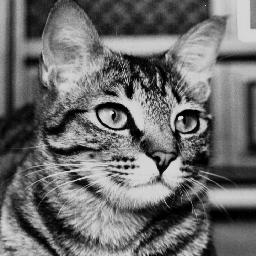
#> input picture Fourier Transform/example.jpg, 256 x 256 px
$ jupyter execute FourierAnalysis.ipynb   (Python 2 division)
#> lines starting #> are read from the running program, lines starting #| are printed output that depends on the picture
# Fourier Analysis Lab
All  of  the  programming  assignments  are  to  be  done  in  Python  using  additional  libraries  specified  in  the  assignments.  There  are many  libraries  available,  some  of  which  we  will  be  using,  and  you  are  welcome  to  use  them  with  one  exception:  if  the  library  or  a  function  within  it  performs  the  specific  function  you  are  asked  to  code,  you  may  not  use  that  other  than  perhaps  as  a  reference  to  compare  against. All  of  the  code  you  submit  must  be  your  own. You are welcome to turn in a completed jupyter notebook.

## The Basics

We have discussed the Fourier Transform in great detail in class. In this lab, we will implement many of the practical applications of the Fourier Transform. In order to do this, we need to know how the Fourier Transform is implemented in the Numpy library.

The following code can be used to perform the Fourier Transform and Inverse Fourier Transform.

[cell 1]
import numpy as np
import matplotlib.pyplot as plt

#Initialize Data
data = np.zeros(300)
data[125:175] = 1
plt.plot(data);plt.title("Spatial Function");plt.show()

#Peform Fourier Transform
fourier = np.fft.fft(data)
#Plot the complex magnitude of the fourier transform
plt.plot(np.absolute(fourier));plt.title("Frequency Function");plt.show()

#Perform Inverse Fourier Transform
original = np.fft.ifft(fourier)
original = np.real(original)
plt.plot(original);plt.title("Back to Spatial");plt.show()

This is a very simple way to access and manipulate the fourier transform. Note that the frequency function defaults to the non centralized version for calculation. For visualization, you may choose to plot a centralized frequency function.

[cell 2]
#Centralize the plot
N = len(fourier)
xvals = range(int(-N/2+1),int(N/2+1))

#Take the second half of the data, reverse and append it to the front
result = np.fft.fftshift(fourier)

plt.plot(xvals,np.absolute(result));plt.title("Centralized Fourier");plt.show()

You can also easily perform the fourier transform on a two dimensional set of data as well. This will be very helpful for doing transforms on our images.

[cell 3]
#Initialize Data
data2 = np.zeros((300,300))
data2[140:160,130:170] = 1
plt.imshow(data2,cmap="gray",interpolation="none");plt.title("Spatial Function");plt.show()

#Peform Fourier Transform
fourier2 = np.fft.fft2(data2)
#Plot the complex magnitude of the fourier transform
plt.imshow(np.absolute(fourier2),cmap="gray",interpolation="none");plt.title("Frequency Function");plt.show()
#> after `plt.imshow(np.absolute(fourier2), cmap='gray', interpolation='none')`:
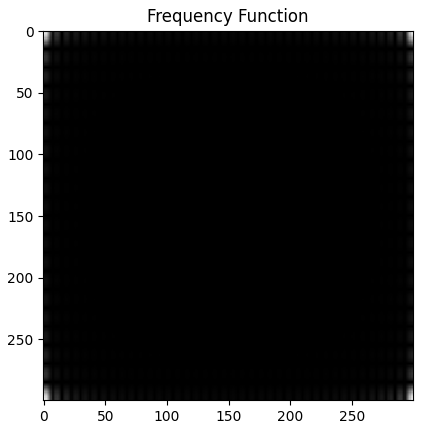
#> figure drawn by matplotlib, 1 panel

#Perform Inverse Fourier Transform
original2 = np.fft.ifft2(fourier2)
original2 = np.absolute(original2)
plt.imshow(original2,cmap="gray",interpolation="none");plt.title("Back to Spatial");plt.show()

Again, you may also choose to centralize the fourier transform in 2D.

[cell 4]
#Centralize the plot
M,N = np.shape(fourier2)
xvals = range(int(-N/2+1),int(N/2+1))
yvals = range(int(-M/2+1),int(M/2+1))

result2 = np.fft.fftshift(fourier2)

plt.imshow(np.absolute(result2),cmap="gray",interpolation="none",extent=[xvals[0],xvals[-1],yvals[0],yvals[-1]])
plt.title("Centralized Fourier");plt.show()
#> after `plt.title('Centralized Fourier')`:
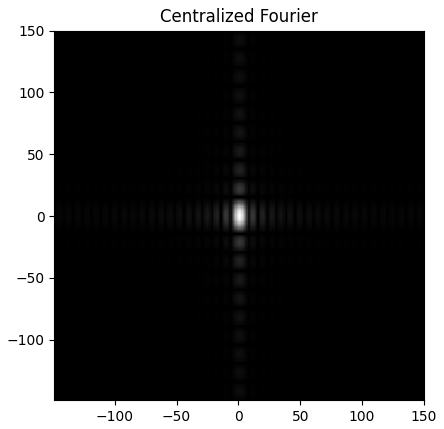
#> figure drawn by matplotlib, 1 panel

It will also be useful to be able to filter frequencies in the frequency domain. To help you with the basic structure of filtering programs, an example of the filtering pipeline is shown below.

[cell 5]
# Setup Signal
data = np.zeros(300)
data[125:175] = 1

f = data

# Forward FFT
# Do the forward FFT
F = np.fft.fft(f)

# Now create your transfer function H in the frequncy domain
H = np.zeros( F.shape, dtype=np.float32 )
#mu shift it over is 0 for this case.  Sig is the size of the bell.


#H = <<< Fill in your filter here >>>

#If your filter doesn't start at zero, shift if appropriately
H = np.fft.fftshift(H)


# Do frequency space filtering here...
G = np.zeros( F.shape, dtype='complex' )
G = F * H # for example given a transfer function H

# Inverse FFT
# Convert back to spatial domain
g = np.fft.ifft( G )

#Take only the real values
g = np.real(g)

Now that you have the basics down, you can start manipulating the data in useful ways.

To get full credit for this lab. Complete each of the tasks below.

## Task 1: 1-D Filtering

Design a 1-D low-pass filter to smooth a signal. For this task, filter the data from Signal.txt using a low pass filter of your design. It may be helpful to reference the example script shown above.

[cell 6]
import matplotlib.pyplot as plt

data = np.loadtxt("Signal.txt")
def gaussian(x, mu, sig): # x
    return np.exp(-np.power(x - mu, 2.) / (2 * np.power(sig, 2.)))

plt.plot(data);plt.title("Original Data");plt.show()
F = np.fft.fft(data)
H = np.zeros( F.shape, dtype=np.float32 )
H=gaussian(np.linspace(-1, 1, F.shape[0]), 0, 0.05)
plt.plot(H);plt.title("Original Guassian");plt.show()
#> after `plt.plot(H)`:
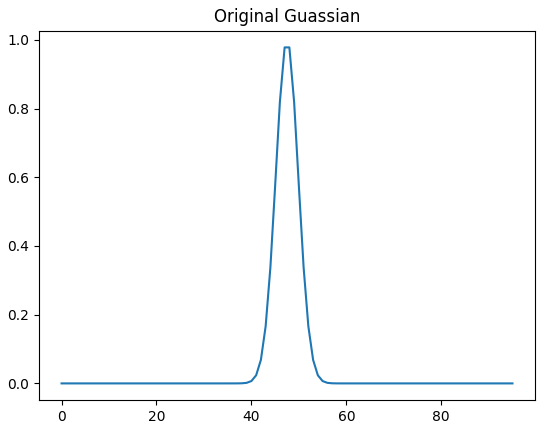
#> figure drawn by matplotlib, 1 panel; curve peaks at x = 47, y = 0.978
H = np.fft.fftshift(H)
plt.plot(H);plt.title("Shifted Guassian");plt.show()
#> after `plt.plot(H)`:
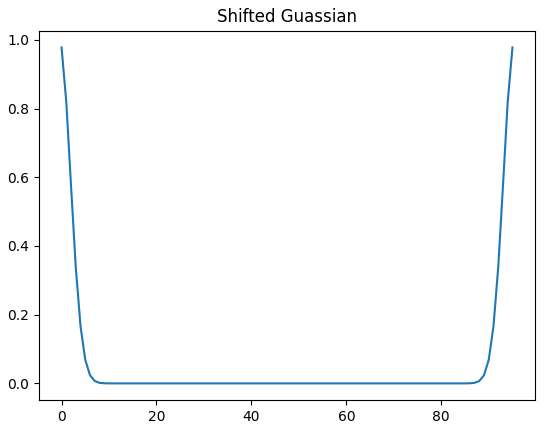
#> figure drawn by matplotlib, 1 panel; curve peaks at x = 0, y = 0.978

G = np.zeros( F.shape, dtype='complex' )
G = F * H
g = np.fft.ifft( G )

#Take only the real values
g = np.real(g)

plt.plot(np.absolute(g));plt.title("Changed Data");plt.show()
#> after `plt.plot(np.absolute(g))`:
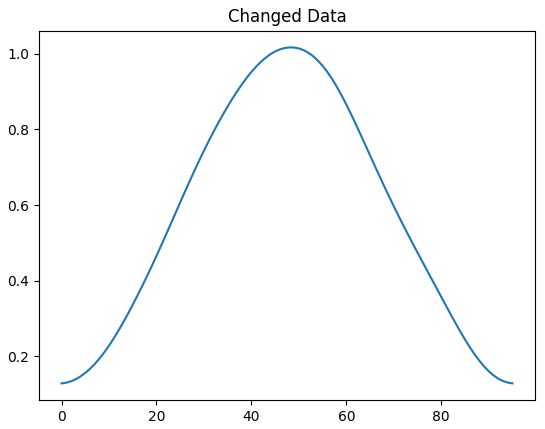
#> figure drawn by matplotlib, 1 panel; curve peaks at x = 48, y = 1.02

The following code defining a 1D Gaussian may be helfpul:

## Task 2: Filtering Sound

You are given a noisy sound file called **NoisyAudio.wav**. Using a filter similar to the one you made in Task 1, remove as much noise as possible from the audio clip. You will not be able to remove all the noise (just like with real data), so pick parameters of the filter that you feel work best. You may also scale your result to make the final audio a little bit louder (*But beware of clipping!!!*).

(Reminder: If sounddevice doesn't import, simply call *pip install sounddevice*)

[cell 7]
# so my computer wouldn't recognize sounddevice for some reason in jupyter but it would recognize it
#in the terminal so I just used my termianl to run this so it "should" work in here. I will submit the
#audio file as evidence. Just comment this out if it doesn't work.
import numpy as np
import time
from scipy.io import wavfile
#import sounddevice as sd
def gaussian(x, mu, sig): # x
    return np.exp(-np.power(x - mu, 2.) / (2 * np.power(sig, 2.)))

'''
#Import data and convert to Mono channel audio
fs, data = wavfile.read("NoisyAudio.wav")
data = data[:,0]
F = np.fft.fft(data)
H = np.zeros( F.shape, dtype=np.float32 )
H=gaussian(np.linspace(-1, 1, F.shape[0]), 0, 0.15)
H = np.fft.fftshift(H)
G = np.zeros( F.shape, dtype='complex' )
G = F * H
g = np.fft.ifft( G )
g = np.real(g)
np.absolute(g)
print "my originial data ", data
print "my cleaned data", g
#Play the audio
sd.play(g, fs)


#Use this during testing so you don't have to
#listen to the full sound file
time.sleep(7)
sd.stop()
#wavfile.write("output.wav", fs, g)
'''

## Task 3: 2D Blurring and Sharpening

In previous labs, we have performed blurring and sharpening of 2D images. We did this by using specific kernels with this image. These processes can also be done more continuously using a filters in the frequency domain.

For a 2D image, a blurring effect can be implemented by applying a low-pass filter to the image in the frequency domain. In similar fashion, a sharpening effect can be implemented by applying a high-boost filter to the image in the frequency domain.

**Implement a blurring and sharpening effect using the frequency domain on the example grayscale image.**

Again, to help you with the basic structure of filtering programs, reference the example script in **The Basics** section, but use the 2D numpy functions.

Lastly, make sure to clip out negative values from your result image.

[cell 8]
from scipy.ndimage import imread

filename = "example.jpg"
im = imread(filename, mode ="L")
#> im is the input picture: shape (256, 256); min 0, max 240, mean 108.4
plt.imshow(im, cmap='gray', interpolation='none')
plt.show()

F = np.fft.fft2(im)
H = np.zeros( F.shape, dtype=np.float32 )
H2=np.zeros( F.shape, dtype=np.float32 )
X,Y=np.meshgrid(np.linspace(-10,10,256),np.linspace(-10,10,256));
mu,sigma=0,1;
H=np.exp(-((X-mu)**2+(Y-mu)**2)/(2.0*sigma*2))
H2=np.exp(-((X-mu)**2+(Y-mu)**2)/(2.0*0.01*2))
H = np.fft.fftshift(H)
H2= 1-np.fft.fftshift(H2)

G2= np.zeros( F.shape, dtype='complex' )
G2 = F * H2
G = np.zeros( F.shape, dtype='complex' )
G = F * H
g = np.fft.ifft2( G )
g2=np.fft.ifft2( G2 )
#Take only the real values
g = np.real(g)
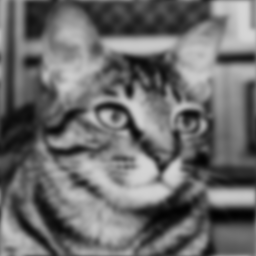
#> g: shape (256, 256) float64; min 2.24, max 213.7, mean 108.4
g2=np.real(g2)
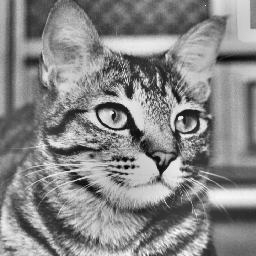
#> g2: shape (256, 256) float64; min -133.8, max 134, mean 8; drawn with min black and max white
plt.imshow(g, cmap='gray', interpolation='none')
plt.show()
g2=g2.clip(0, 256)
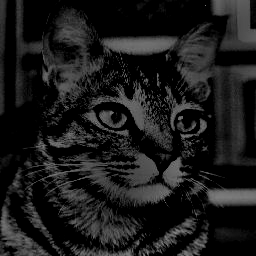
#> g2: shape (256, 256) float64; min 0, max 134, mean 27.1
#print g2
plt.imshow(g2,cmap='gray', interpolation='none' )
plt.show()

The following code for making a 2D Gaussian may be helpful.

[cell 9]
X,Y=np.meshgrid(np.linspace(-10,10,100),np.linspace(-10,10,100));
mu,sigma=0,1;
G=np.exp(-((X-mu)**2+(Y-mu)**2)/(2.0*sigma**2))

plt.imshow(G, cmap='gray', interpolation='none', extent = (-10, 10, 10, -10))
plt.show()
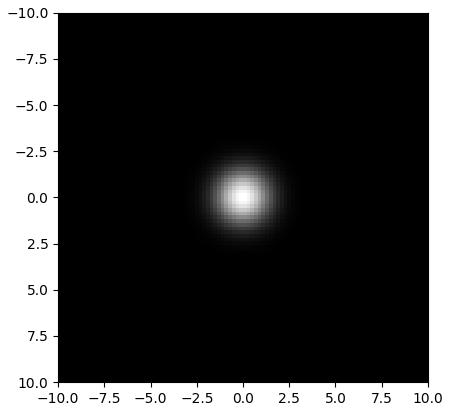
#> figure drawn by matplotlib, 1 panel

## Task 4: Interference Pattern

The image **interfere.png** has an interference pattern of unknown spatial frequency, orientation and magnitude (it is, however, a single frequency).

**Option 1** (for 60% credit): Put the image into the frequency domain and manually determine which frequency is causing the interference. Eliminate that frequency noise and then place the image back into the spatial domain to get a smooth image.

Hints:
- The frequency you’re looking for isn’t necessarily the one with the greatest magnitude, it’s the one that is most “out of place”.
- To spot the "out of place frequency", you will want to zero out the mean value of the function (the frequency at (0,0) ), which is much larger than any other value in the frequency domain. Once you zero that out, it should be clear to see where the outlier frequency is located (Use *%matplotlib notebook* and zoom in to get the pixel value).
- Don’t just zero the frequency – having that frequency missing can be just as bad as having too much of it.  Try to estimate a reasonable magnitude using similar frequencies.
- Remember that you’ll have to eliminate both that frequency and its inverse frequency.

**Option 2** (for 100% credit): Write a program that automatically finds and eliminates the noisy frequency. This can be done by writing a convolution kernel that specifically looks for anamolies in the data. The setup of the code might look something like this:

1. Place the image into the frequency domain.
2. Write a special 3x3 kernel that makes any frequency that is much higher than it's neighbors positive and everything else negative (What would that look like?).
3. Use your general convolution code from the image processing lab to convolve over the absolute values of the frequency domain.
4. For every positive value in the result, make the corresponding frequency equal to the average or median of the neighboring frequencies.
5. Place the image back into the spatial domain.

Make sure that you do this automatically. Your program should work for any single-frequency interference in this fashion.

[cell 10]
from scipy.ndimage import imread
from scipy import ndimage
import cv2
def specialConvolution(image,image2,kernel):

    (rows,cols) = image.shape

    result = np.copy(image)
    print image.shape, image2.shape
    #Don't include edge cases
    for i in range(1,rows-1):
        for j in range(1,cols-1):
            if image2[i, j]>=0:
                print i, j
                neighborhood = image[i-1:i+2,j-1:j+2]
                neighborhood = np.multiply(kernel,neighborhood)
                value = np.sum(neighborhood)
                result[i,j] = value
            else:
                result[i,j] = image[i,j]
    return result
def convolution(image,kernel):
    (rows,cols) = image.shape

    result = np.zeros((rows,cols), dtype='complex')

    #Don't include edge cases
    for i in range(1,rows-1):
        for j in range(1,cols-1):
            neighborhood = image[i-1:i+2,j-1:j+2]
            neighborhood = np.multiply(kernel,neighborhood)
            value = np.sum(neighborhood)
            result[i,j] = value

    return result

filename = "interfere.png"
im = imread(filename, mode="L")
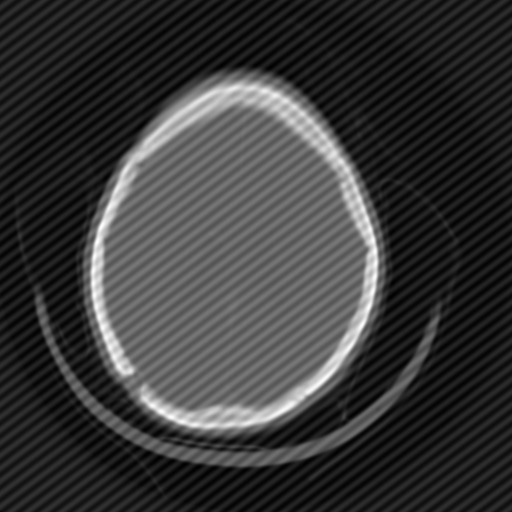
#> input picture Fourier Transform/interfere.png, 512 x 512 px
#> im: shape (512, 512); min 0, max 255, mean 56.9
k=np.array([[-1,-1,-1],[-1,0.5,-1],[-1,-1,-1]])
averagek=np.array([[1/9.0,1/9.0,1/9.0],[1/9.0,1/9.0,1/9.0],[1/9.0,1/9.0,1/9.0]])
#print averagek
F = np.fft.fft2(im)#uses this.
L=np.absolute(np.copy(F))
#plt.imshow(L), cmap="gray", interpolation="none")
#plt.show()
L=convolution(np.copy(L),k)
print np.where(L>0)
#| (array([ 40, 472]), array([ 30, 482]))
F=specialConvolution(F, L, averagek)
#| (512, 512) (512, 512)


F = np.fft.ifft2( F )
F = np.real(F)
F=F.clip(0, 255)

print "this is before"
plt.imshow(im, cmap='gray', interpolation='none')
plt.show()
print "this is after"
plt.imshow(F, cmap='gray', interpolation='none')
plt.show()
#plt.imshow(F, cmap='gray', interpolation='none')
#plt.show()
